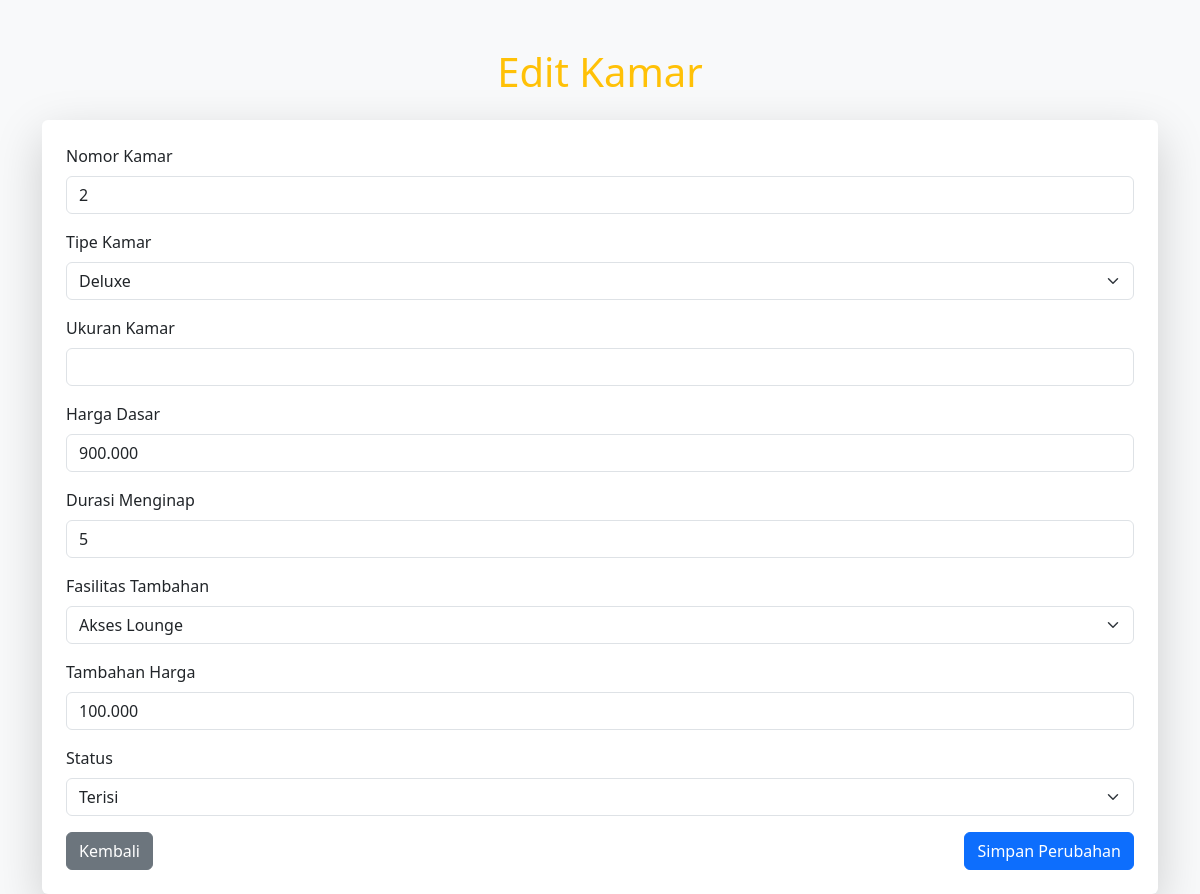
Screenshot of /edit.php?id=6 with the database file from the repository.
### tables this page shows
CREATE TABLE `kamar` (
  `id` int(11) NOT NULL,
  `nomorKamar` varchar(10) NOT NULL,
  `tipe` varchar(10) NOT NULL,
  `hargaDasar` double NOT NULL,
  `status` varchar(10) NOT NULL,
  `ukuranKamar` varchar(20) DEFAULT NULL,
  `fasilitasTambahan` varchar(255) DEFAULT NULL,
  `tambahanHarga` double DEFAULT NULL,
  `durasiMenginap` int(11) DEFAULT NULL
);

### edit.php (the view, shortened to what this page needs)
<?php
$db = new DatabaseConnection();
$conn = $db->getConnection();
if ($_SERVER['REQUEST_METHOD'] === 'GET' && isset($_GET['id'])) {
    $id = $_GET['id'];
    $query = "SELECT * FROM kamar WHERE id = ?";
    $stmt = $conn->prepare($query);
    $stmt->bind_param("i", $id);
    $stmt->execute();
    $result = $stmt->get_result();
    $kamar = $result->fetch_assoc();
}
?>
<!DOCTYPE html>
<html lang="en">
<head>
    <link href="https://cdn.jsdelivr.net/npm/bootstrap@5.3.0-alpha3/dist/css/bootstrap.min.css" rel="stylesheet">
</head>
<body class="bg-light">
    <div class="container mt-5">
        <h1 class="text-center text-warning mb-4">Edit Kamar</h1>
        <form action="edit.php" method="POST" class="shadow-lg p-4 bg-white rounded">
            <div class="mb-3">
                <label for="nomorKamar" class="form-label">Nomor Kamar</label>
                <input type="text" name="nomorKamar" class="form-control" value="<?= $kamar['nomorKamar']; ?>" required>
            </div>
            <div class="mb-3">
                <label for="tipeKamar" class="form-label">Tipe Kamar</label>
                <select name="tipeKamar" class="form-select" id="tipeKamar" required>
                    <option value="deluxe" <?= $kamar['tipe'] === 'deluxe' ? 'selected' : ''; ?>>Deluxe</option>
                </select>
            </div>
            <div class="mb-3">
                <label for="ukuranKamar" class="form-label">Ukuran Kamar</label>
                <input type="text" name="ukuranKamar" id="ukuranKamar" class="form-control" value="<?= $kamar['ukuranKamar']; ?>" readonly>
            </div>
            <div class="mb-3">
                <label for="hargaDasar" class="form-label">Harga Dasar</label>
                <input type="text" name="hargaDasar" class="form-control format-rupiah" value="<?= number_format($kamar['hargaDasar'], 0, ',', '.'); ?>" required>
            </div>
            <div class="mb-3">
                <label for="durasiMenginap" class="form-label">Durasi Menginap</label>
                <input type="number" name="durasiMenginap" class="form-control" value="<?= $kamar['durasiMenginap']; ?>" required>
            </div>
            <div id="deluxeFields" style="display: <?= $kamar['tipe'] === 'deluxe' ? 'block' : 'none'; ?>;">
                <div class="mb-3">
                    <label for="fasilitasTambahan" class="form-label">Fasilitas Tambahan</label>
                    <select name="fasilitasTambahan" class="form-select">
                        <option value="Akses Lounge" <?= $kamar['fasilitasTambahan'] === 'Akses Lounge' ? 'selected' : ''; ?>>Akses Lounge</option>
                    </select>
                </div>
                <div class="mb-3">
                    <label for="tambahanHarga" class="form-label">Tambahan Harga</label>
                    <input type="text" name="tambahanHarga" class="form-control format-rupiah" value="<?= number_format($kamar['tambahanHarga'], 0, ',', '.'); ?>">
                </div>
            </div>
            <div class="mb-3">
                <label for="status" class="form-label">Status</label>
                <select name="status" class="form-select" required>
                    <option value="Terisi" <?= $kamar['status'] === 'Terisi' ? 'selected' : ''; ?>>Terisi</option>
                </select>
            </div>
            <div class="d-flex justify-content-between">
                <a href="index.php" class="btn btn-secondary">Kembali</a>
                <button type="submit" class="btn btn-primary">Simpan Perubahan</button>
            </div>
        </form>
    </div>
</body>
</html>

### rows the page displays
kamar: nomorKamar "2", tipeKamar "Deluxe", hargaDasar "900.000", durasiMenginap "5", fasilitasTambahan "Akses Lounge", tambahanHarga "100.000", status "Terisi"
